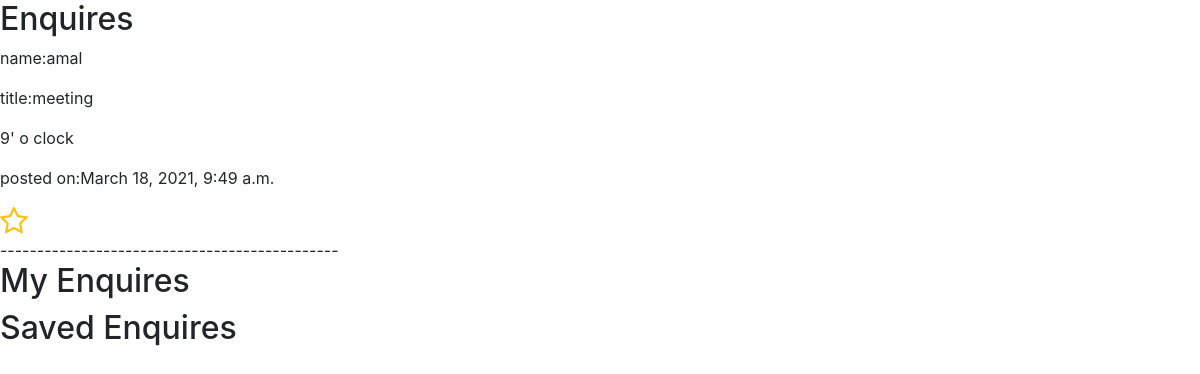
Screenshot of /longprofile/myenquiry/ (signed in) with the database file from the repository.
### longprofile/models.py (models this page shows)
class CreateEnquiry(models.Model):
    user = models.ForeignKey(CustomUser, on_delete=models.CASCADE, blank=True, null=True, related_name="snd")
    enquired_person = models.ForeignKey(CustomUser, on_delete=models.CASCADE, blank=True, null=True,related_name="reciver")
    title = models.CharField(max_length=50)
    description = models.CharField(max_length=250)
    created_on = models.DateTimeField(auto_now=True)

### byhand/models.py (models this page shows, shortened)
class CustomUser(AbstractBaseUser, PermissionsMixin):
    email = models.EmailField(_('email address'), unique=True,null=True)
    username = models.CharField(max_length=150, unique=True,null=True)
    first_name = models.CharField(max_length=150, blank=True)
    last_name = models.CharField(max_length=150, blank=True)
    start_date = models.DateTimeField(default=timezone.now)
    is_staff = models.BooleanField(default=False)
    is_active = models.BooleanField(default=False)
    objects = CustomAccountManager()
    USERNAME_FIELD = 'email'
    REQUIRED_FIELDS = ['username', 'first_name']

### longprofile/views.py (the view)
def myenquiry(request):
    current_user = request.user
    enquiries = CreateEnquiry.objects.filter(enquired_person_id = current_user.id)
    myenquies = CreateEnquiry.objects.filter(user_id = current_user.id)
    savedenquiries = [i for i in enquiries if SavedEnquiry.objects.filter(savedperson_id = current_user.id,enquiry_id = i)]
    savedEnquiryView = SavedEnquiry.objects.filter(savedperson_id = current_user.id)
    context = {
        "enquiries":enquiries,
        "myenquies":myenquies,
        "savedenquiries":savedenquiries,
        "savedEnquiryView":savedEnquiryView
    }
    return render(request,'longprofile/myenquiry.html',context)

### templates/longprofile/myenquiry.html (shortened to what this page needs)
<!DOCTYPE html>
<html lang="en">
<head>
    <link rel="stylesheet" href="https://stackpath.bootstrapcdn.com/font-awesome/4.7.0/css/font-awesome.min.css">
    <link rel="stylesheet" href="https://stackpath.bootstrapcdn.com/bootstrap/4.5.2/css/bootstrap.min.css">
</head>
<body>
    <div>
        <h2>Enquires</h2>
        {% for i in enquiries %}
            <p>name:{{i.user.first_name}}</p>
            <p>title:{{i.title}}</p>
            <p>{{i.description}}</p>
            <p>posted on:{{i.created_on}}</p>
            {% if i in savedenquiries %}
            <a href="{% url 'enquirySave' i.pk %}" id = "savebtn{{i.id}}"><i id="saveicon{{i.id}}" class="fa fa-star text-warning"  style="font-size: 30px;"></i></a><br>
            {% else %}
            <a href="{% url 'enquirySave' i.pk %}" id = "savebtn{{i.id}}"><i id="saveicon{{i.id}}" class="fa fa-star-o text-warning"  style="font-size: 30px;"></i></a><br>
            {% endif %}
            ----------------------------------------------
        {% endfor %}
    </div>
    <div>
        <h2>My Enquires</h2>
    </div>
    <div>
        <h2>Saved Enquires</h2>
    </div>
</body>
</html>

### rows the page displays
CreateEnquiry: user.first_name "amal", title "meeting", description "9' o clock", created_on "March 18, 2021, 9:49 a.m."
